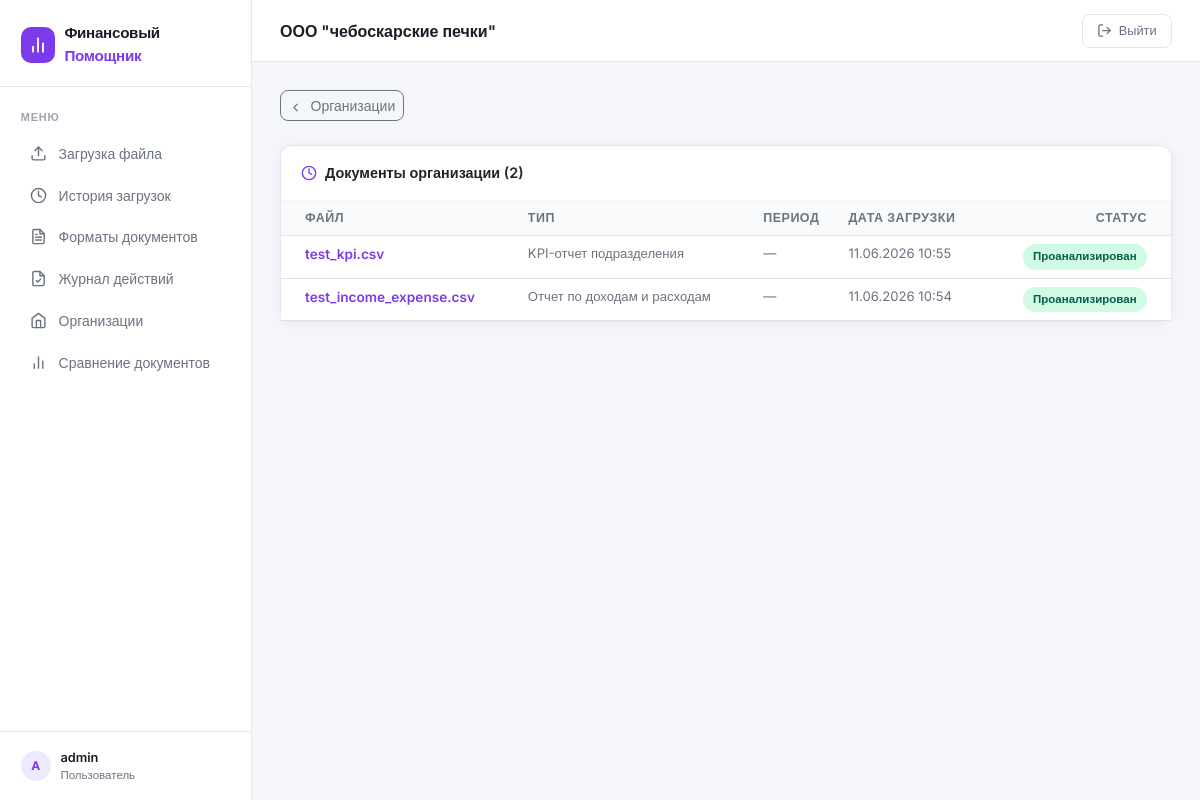
The page /entities/1/ (signed in) on the database its author committed.
### dashboard/models.py (models this page shows, shortened)
class Entity(models.Model):
    name = models.CharField(max_length=255, verbose_name='Название организации')
    description = models.TextField(blank=True, verbose_name='Описание')
    created_at = models.DateTimeField(auto_now_add=True)
    class Meta:
        db_table = 'finassist_entity'
        verbose_name = 'Организация'
        verbose_name_plural = 'Организации'

class Document(models.Model):
    TYPE_INCOME_EXPENSE = 'income_expense'
    TYPE_CASH_FLOW = 'cash_flow'
    TYPE_BUDGET = 'budget'
    TYPE_KPI = 'kpi'
    DOCUMENT_TYPES = [
        (TYPE_INCOME_EXPENSE, 'Отчет по доходам и расходам'),
        (TYPE_CASH_FLOW, 'Банковская выписка / ДДС'),
        (TYPE_BUDGET, 'Бюджет подразделения'),
        (TYPE_KPI, 'KPI-отчет подразделения'),
    ]
    STATUS_UPLOADED = 'uploaded'
    STATUS_VALIDATING = 'validating'
    STATUS_ANALYZING = 'analyzing'
    STATUS_DONE = 'done'
    STATUS_ERROR = 'error'
    STATUSES = [
        (STATUS_UPLOADED, 'Загружен'),
        (STATUS_VALIDATING, 'Проверяется'),
        (STATUS_ANALYZING, 'Анализируется'),
        (STATUS_DONE, 'Проанализирован'),
        (STATUS_ERROR, 'Ошибка'),
    ]
    user = models.ForeignKey(User, on_delete=models.CASCADE, related_name='documents')
    entity = models.ForeignKey(Entity, on_delete=models.SET_NULL, null=True, blank=True, related_name='documents', verbose_name='Организация')
    file = models.FileField(upload_to='uploads/')
    file_name = models.CharField(max_length=255)
    doc_type = models.CharField(max_length=30, choices=DOCUMENT_TYPES)
    period = models.CharField(max_length=100, blank=True)
    period_start = models.DateField(null=True, blank=True)  # автоопределение начала периода
    period_end = models.DateField(null=True, blank=True)    # автоопределение конца периода
    status = models.CharField(max_length=20, choices=STATUSES, default=STATUS_UPLOADED)
    error_message = models.TextField(blank=True)
    uploaded_at = models.DateTimeField(auto_now_add=True)
    class Meta:
        ordering = ['-uploaded_at']
        db_table = 'finassist_document'

### dashboard/views.py (the view)
# urls.py: path('entities/<int:pk>/', views.entity_detail, name='entity_detail'),
@login_required
def entity_detail(request, pk):
    entity = get_object_or_404(Entity, pk=pk)
    docs = Document.objects.filter(entity=entity, user=request.user).order_by('-uploaded_at')
    return render(request, 'dashboard/entity_detail.html', {'entity': entity, 'docs': docs})

### dashboard/templates/dashboard/entity_detail.html (shortened to what this page needs)
{% extends 'dashboard/base.html' %}
{% block page_title %}{{ entity.name }}{% endblock %}
{% block content %}
<div class="d-flex align-items-center gap-2 mb-4">
    <a href="{% url 'finassist:entities' %}" class="btn btn-sm btn-outline-secondary">
        <svg xmlns="http://www.w3.org/2000/svg" width="13" height="13" viewBox="0 0 24 24" fill="none" stroke="currentColor" stroke-width="2.2" stroke-linecap="round" stroke-linejoin="round" style="vertical-align:text-bottom;margin-right:.3rem;"><polyline points="15 18 9 12 15 6"/></svg>
        Организации
    </a>
</div>
<div class="card">
    <div class="card-header">
        <svg xmlns="http://www.w3.org/2000/svg" viewBox="0 0 24 24" fill="none" stroke="currentColor" stroke-width="2" stroke-linecap="round" stroke-linejoin="round"><circle cx="12" cy="12" r="10"/><polyline points="12 6 12 12 16 14"/></svg>
        Документы организации ({{ docs|length }})
    </div>
    <div class="card-body p-0">
        {% if docs %}
        <table class="table mb-0">
            <thead><tr>
                <th class="ps-4">Файл</th>
                <th>Тип</th>
                <th>Период</th>
                <th>Дата загрузки</th>
                <th class="pe-4 text-end">Статус</th>
            </tr></thead>
            <tbody>
                {% for doc in docs %}
                <tr>
                    <td class="ps-4 fw-semibold" style="max-width:240px;white-space:nowrap;overflow:hidden;text-overflow:ellipsis;">
                        {% if doc.status == 'done' %}
                        <a href="{% url 'finassist:document_detail' doc.pk %}" style="color:#7c3aed;text-decoration:none;">{{ doc.file_name }}</a>
                        {% else %}
                        {{ doc.file_name }}
                        {% endif %}
                    </td>
                    <td style="font-size:.82rem;color:#6b7280;">{{ doc.get_doc_type_display }}</td>
                    <td style="font-size:.82rem;color:#6b7280;">{{ doc.period|default:"—" }}</td>
                    <td style="font-size:.82rem;color:#6b7280;">{{ doc.uploaded_at|date:"d.m.Y H:i" }}</td>
                    <td class="pe-4 text-end"><span class="sbadge sbadge-{{ doc.status }}">{{ doc.get_status_display }}</span></td>
                </tr>
                {% endfor %}
            </tbody>
        </table>
        {% else %}
        <div style="padding:3rem;text-align:center;color:#9ca3af;font-size:.875rem;">
            Нет документов для этой организации
        </div>
        {% endif %}
    </div>
</div>
{% endblock %}

### dashboard/templates/dashboard/base.html (shortened to what this page needs)
<!DOCTYPE html>
<html lang="ru">
<head>
    <link href="https://cdn.jsdelivr.net/npm/bootstrap@5.3.2/dist/css/bootstrap.min.css" rel="stylesheet">
</head>
<body>
{% if user.is_authenticated %}
<aside class="sidebar" id="sidebar">
    <div class="sidebar-logo">
        <div class="logo-icon">
            <svg xmlns="http://www.w3.org/2000/svg" width="20" height="20" viewBox="0 0 24 24" fill="none" stroke="currentColor" stroke-width="2.2" stroke-linecap="round" stroke-linejoin="round"><line x1="18" y1="20" x2="18" y2="10"/><line x1="12" y1="20" x2="12" y2="4"/><line x1="6" y1="20" x2="6" y2="14"/></svg>
        </div>
        <div class="logo-text">Финансовый <span>Помощник</span></div>
    </div>
    <nav class="sidebar-nav">
        <div class="sidebar-section-label">Меню</div>
        <a href="{% url 'finassist:upload' %}" class="{% if request.resolver_match.url_name == 'upload' %}active{% endif %}">
            <svg xmlns="http://www.w3.org/2000/svg" viewBox="0 0 24 24" fill="none" stroke="currentColor" stroke-width="2" stroke-linecap="round" stroke-linejoin="round"><path d="M21 15v4a2 2 0 0 1-2 2H5a2 2 0 0 1-2-2v-4"/><polyline points="17 8 12 3 7 8"/><line x1="12" y1="3" x2="12" y2="15"/></svg>
            Загрузка файла
        </a>
        <a href="{% url 'finassist:history' %}" class="{% if request.resolver_match.url_name == 'history' %}active{% endif %}">
            <svg xmlns="http://www.w3.org/2000/svg" viewBox="0 0 24 24" fill="none" stroke="currentColor" stroke-width="2" stroke-linecap="round" stroke-linejoin="round"><circle cx="12" cy="12" r="10"/><polyline points="12 6 12 12 16 14"/></svg>
            История загрузок
        </a>
        <a href="{% url 'finassist:formats' %}" class="{% if request.resolver_match.url_name == 'formats' %}active{% endif %}">
            Форматы документов
        </a>
        <a href="{% url 'finassist:audit' %}" class="{% if request.resolver_match.url_name == 'audit' %}active{% endif %}">
            <svg xmlns="http://www.w3.org/2000/svg" viewBox="0 0 24 24" fill="none" stroke="currentColor" stroke-width="2" stroke-linecap="round" stroke-linejoin="round"><path d="M14 2H6a2 2 0 0 0-2 2v16a2 2 0 0 0 2 2h12a2 2 0 0 0 2-2V8z"/><polyline points="14 2 14 8 20 8"/><path d="M9 15l2 2 4-4"/></svg>
            Журнал действий
        </a>
        <a href="{% url 'finassist:entities' %}" class="{% if request.resolver_match.url_name == 'entities' %}active{% endif %}">
            <svg xmlns="http://www.w3.org/2000/svg" viewBox="0 0 24 24" fill="none" stroke="currentColor" stroke-width="2" stroke-linecap="round" stroke-linejoin="round"><path d="M3 9l9-7 9 7v11a2 2 0 0 1-2 2H5a2 2 0 0 1-2-2z"/><polyline points="9 22 9 12 15 12 15 22"/></svg>
            Организации
        </a>
        <a href="{% url 'finassist:compare' %}" class="{% if request.resolver_match.url_name == 'compare' %}active{% endif %}">
            <svg xmlns="http://www.w3.org/2000/svg" viewBox="0 0 24 24" fill="none" stroke="currentColor" stroke-width="2" stroke-linecap="round" stroke-linejoin="round"><line x1="18" y1="20" x2="18" y2="10"/><line x1="12" y1="20" x2="12" y2="4"/><line x1="6" y1="20" x2="6" y2="14"/></svg>
            Сравнение документов
        </a>
    </nav>
    <div class="sidebar-footer">
        <div class="avatar">{{ user.username|slice:":1"|upper }}</div>
        <div>
            <div style="font-weight:600;color:var(--text);font-size:.8rem;">{{ user.username }}</div>
            <div style="font-size:.72rem;">Пользователь</div>
        </div>
    </div>
</aside>
<div class="main-wrap">
    <header class="topbar">
        <div style="display:flex;align-items:center;gap:.75rem;">
            <div class="topbar-title">{% block page_title %}{% endblock %}</div>
        </div>
        <div class="topbar-right">
            <a href="{% url 'finassist:logout' %}" class="btn-logout">
                <svg xmlns="http://www.w3.org/2000/svg" viewBox="0 0 24 24" fill="none" stroke="currentColor" stroke-width="2" stroke-linecap="round" stroke-linejoin="round"><path d="M9 21H5a2 2 0 0 1-2-2V5a2 2 0 0 1 2-2h4"/><polyline points="16 17 21 12 16 7"/><line x1="21" y1="12" x2="9" y2="12"/></svg>
                <span>Выйти</span>
            </a>
        </div>
    </header>
    <main class="page-body">
        {% block content %}{% endblock %}
    </main>
</div>
{% else %}
{% block auth_content %}{% endblock %}
{% endif %}
</body>
</html>

### dashboard/templates/dashboard/base.html (style rules this page uses)
:root { --accent: #7c3aed; --accent-light: #ede9fe; --accent-hover: #6d28d9; --sidebar-bg: #ffffff; --sidebar-w: 252px; --body-bg: #f4f6fb; --text: #1a1d27; --muted: #6b7280; --border: #e5e7eb; --card-shadow: 0 2px 8px rgba(0,0,0,.06); }
* { box-sizing: border-box; }
body { background: var(--body-bg); font-family: 'Inter', sans-serif; color: var(--text); margin: 0; }
.sidebar { width: var(--sidebar-w); height: 100vh; background: var(--sidebar-bg); border-right: 1px solid var(--border); position: fixed; top: 0; left: 0; display: flex; flex-direction: column; z-index: 200; }
.sidebar-logo { display: flex; align-items: center; gap: .6rem; padding: 1.4rem 1.3rem 1.1rem; border-bottom: 1px solid var(--border); }
.sidebar-logo .logo-icon { width: 36px; height: 36px; background: var(--accent); border-radius: 10px; display: flex; align-items: center; justify-content: center; }
.sidebar-logo .logo-icon svg { color: #fff; }
.sidebar-logo .logo-text { font-size: .95rem; font-weight: 700; color: var(--text); letter-spacing: -.3px; }
.sidebar-logo .logo-text span { color: var(--accent); }
.sidebar-section-label { font-size: .68rem; font-weight: 600; text-transform: uppercase; letter-spacing: .08em; color: #9ca3af; padding: 1.1rem 1.3rem .4rem; }
.sidebar-nav { flex: 1; padding: .3rem 0; overflow-y: auto; }
.sidebar-nav a { display: flex; align-items: center; gap: .7rem; padding: .6rem 1.3rem; margin: .1rem .6rem; border-radius: 8px; color: var(--muted); text-decoration: none; font-size: .875rem; font-weight: 500; transition: all .15s; }
.sidebar-nav a svg { flex-shrink: 0; width: 17px; height: 17px; }
.sidebar-footer { padding: 1rem 1.3rem; border-top: 1px solid var(--border); display: flex; align-items: center; gap: .6rem; font-size: .8rem; color: var(--muted); }
.sidebar-footer .avatar { width: 30px; height: 30px; background: var(--accent-light); color: var(--accent); border-radius: 50%; display: flex; align-items: center; justify-content: center; font-weight: 700; font-size: .75rem; flex-shrink: 0; }
.main-wrap { margin-left: var(--sidebar-w); min-height: 100vh; display: flex; flex-direction: column; }
.topbar { background: #fff; border-bottom: 1px solid var(--border); padding: .85rem 1.75rem; display: flex; align-items: center; justify-content: space-between; position: sticky; top: 0; z-index: 100; }
.topbar-title { font-size: 1rem; font-weight: 600; color: var(--text); }
.topbar-right { display: flex; align-items: center; gap: .75rem; }
.btn-logout { display: flex; align-items: center; gap: .4rem; padding: .4rem .9rem; border: 1px solid var(--border); border-radius: 8px; font-size: .8rem; font-weight: 500; color: var(--muted); background: transparent; text-decoration: none; transition: all .15s; }
.btn-logout svg { width: 15px; height: 15px; }
.page-body { padding: 1.75rem; flex: 1; }
.card { background: #fff; border: 1px solid var(--border); border-radius: 12px; box-shadow: var(--card-shadow); }
.card-header { background: transparent; border-bottom: 1px solid #f3f4f6; padding: 1rem 1.25rem; font-weight: 600; font-size: .9rem; display: flex; align-items: center; gap: .5rem; }
.card-header svg { width: 16px; height: 16px; color: var(--accent); flex-shrink: 0; }
.btn { border-radius: 8px; font-weight: 500; font-size: .875rem; }
.sbadge { display: inline-flex; align-items: center; gap: .3rem; font-size: .72rem; font-weight: 600; padding: .25rem .65rem; border-radius: 999px; }
.sbadge-done { background: #d1fae5; color: #065f46; }
.table { font-size: .85rem; }
.table thead th { font-weight: 600; font-size: .78rem; text-transform: uppercase; letter-spacing: .04em; color: var(--muted); background: #f9fafb; border-bottom: 1px solid var(--border); }

### rows shown on the page
Entity: name "ООО \"чебоскарские печки\""
Document: file_name "test_kpi.csv", doc_type "KPI-отчет подразделения", period "—", uploaded_at "11.06.2026 10:55", status "Проанализирован"
Document: file_name "test_income_expense.csv", doc_type "Отчет по доходам и расходам", period "—", uploaded_at "11.06.2026 10:54", status "Проанализирован"

### other values the page prints
{{ user.username|slice:":1"|upper }} "A"
{{ user.username }} "admin"
{{ docs|length }} "2"
